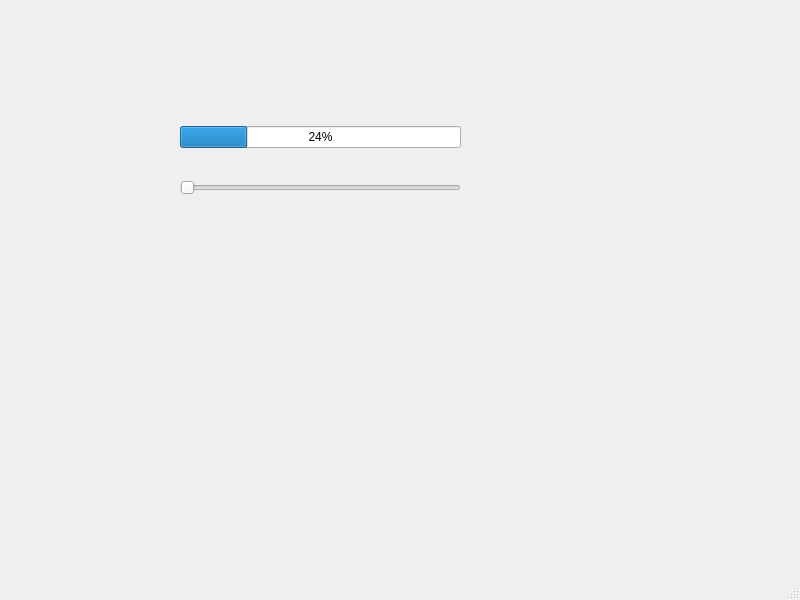
<?xml version="1.0" encoding="UTF-8"?>
<ui version="4.0">
 <class>MainWindow</class>
 <widget class="QMainWindow" name="MainWindow">
  <property name="geometry">
   <rect>
    <x>0</x>
    <y>0</y>
    <width>800</width>
    <height>600</height>
   </rect>
  </property>
  <property name="windowTitle">
   <string>MainWindow</string>
  </property>
  <widget class="QWidget" name="centralwidget">
   <widget class="QWidget" name="">
    <property name="geometry">
     <rect>
      <x>180</x>
      <y>100</y>
      <width>281</width>
      <height>121</height>
     </rect>
    </property>
    <layout class="QVBoxLayout" name="verticalLayout">
     <item>
      <widget class="QProgressBar" name="progressBar">
       <property name="value">
        <number>24</number>
       </property>
      </widget>
     </item>
     <item>
      <widget class="QSlider" name="horizontalSlider">
       <property name="orientation">
        <enum>Qt::Horizontal</enum>
       </property>
      </widget>
     </item>
    </layout>
   </widget>
  </widget>
  <widget class="QMenuBar" name="menubar">
   <property name="geometry">
    <rect>
     <x>0</x>
     <y>0</y>
     <width>800</width>
     <height>22</height>
    </rect>
   </property>
  </widget>
  <widget class="QStatusBar" name="statusbar"/>
 </widget>
 <resources/>
 <connections/>
</ui>
